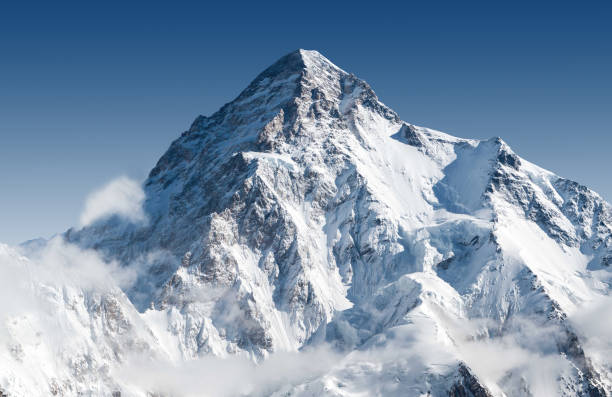
#> input picture assets/aaa.jpg, 612 x 397 px
$ python tutorial6.py
#> lines starting #> are read from the running program, lines starting #| are printed output that depends on the picture; after the words box and inside, x2 and y2 are one past the last pixel; in counts of white or black regions, pixels touching at a corner belong together
import cv2
import numpy as np

img = cv2.imread("assets/aaa.jpg")
#> img is the input picture: shape (397, 612, 3); mean B, G, R 173, 149.3, 127.5
img = cv2.resize(img, (0,0), fx=0.75, fy=0.75)
#> img: shape (298, 459, 3)
# img = cv2.cvtColor(img, cv2.COLOR_BGR2GRAY)
gray = cv2.cvtColor(img, cv2.COLOR_BGR2GRAY)
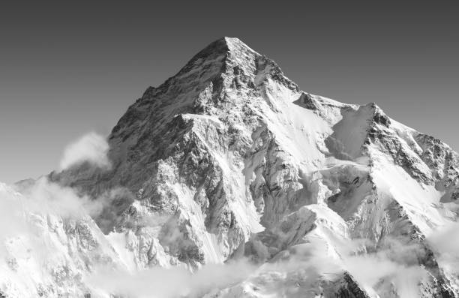
#> gray: shape (298, 459); min 24, max 255, mean 145.5


corners = cv2.goodFeaturesToTrack(gray, 100, 0.5, 10)
#> corners = 18 rows, first 8: [369, 143], [293, 102], [229, 51], [401, 207], [388, 127], [225, 37], [219, 118], [182, 114]
#print(corners)

#convert corner to int
corners = np.int0(corners)

for corner in corners:
    # print(corners)
    x, y = corner.ravel()
    cv2.circle(img, (x,y), 5, (0,0,255), -1)
#> this loop made 18 passes
#> (x, y) on passes 1 to 12: (369, 143), (293, 102), (229, 51), (401, 207), (388, 127), (225, 37), (219, 118), (182, 114), (192, 120), (186, 140), (449, 168), (226, 61)
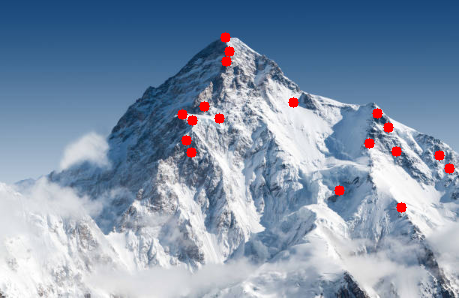
#> img: shape (298, 459, 3); mean B, G, R 171.2, 147.7, 128.8

for i in range(len(corners)):
    for j in range(i + 1, len(corners)):
        corners1 = tuple(corners[i][0])
        corners2 = tuple(corners[j][0])
        color = tuple(map(lambda x: int(x), (np.random.randint(0,255,size=3))))
        cv2.line(img, corners1, corners2, color, 1)
#> this loop made 18 passes
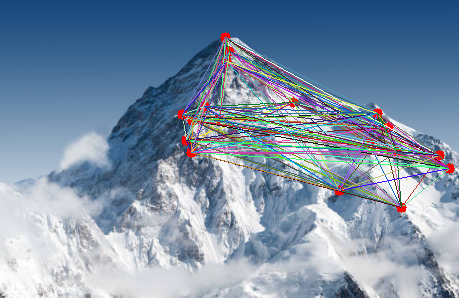
#> img: shape (298, 459, 3); 8.95% of pixels changed, all inside (x1, y1, x2, y2) = (182, 37, 450, 208)

cv2.imshow("Frame", img)
cv2.waitKey(0)
cv2.destroyAllWindows()

$ run again, with assets/ocean.jpg copied over assets/aaa.jpg
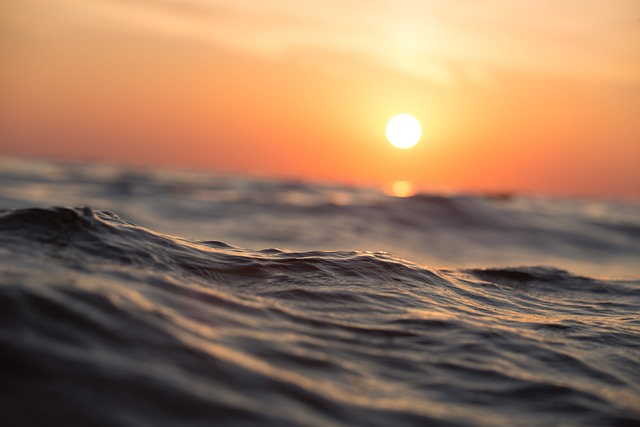
#> input picture assets/ocean.jpg, 640 x 427 px
#> img is the input picture: shape (427, 640, 3); mean B, G, R 93.6, 119.4, 153.3
#> `gray = cv2.cvtColor(img, cv2.COLOR_BGR2GRAY)`:
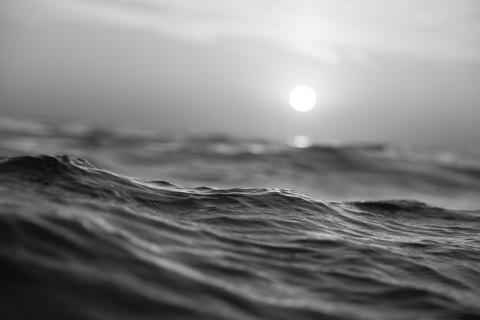
#> gray: shape (320, 480); min 10, max 255, mean 126.6
#> corners = [[279, 191], [267, 190], [71, 160]]
#> the loop `for corner in corners:` made 3 passes
#> the loop `for i in range(len(corners)):` made 3 passes
#> after the loop `for i in range(len(corners)):`:
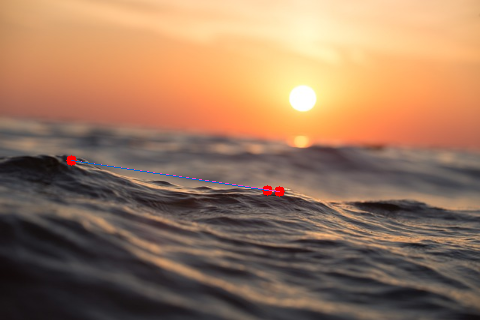
#> img: shape (320, 480, 3); mean B, G, R 93.6, 119.2, 153.4
